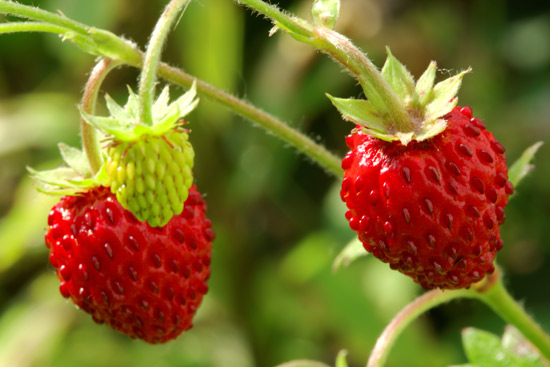
#> input picture Data/wild-strawberries.jpg, 550 x 367 px
$ python morphological_transformation.py
#> lines starting #> are read from the running program, lines starting #| are printed output that depends on the picture; after the words box and inside, x2 and y2 are one past the last pixel; in counts of white or black regions, pixels touching at a corner belong together
"""
MORPHOLOGICAL TRANSFORMATION :
These are some simple operations that we perform based on umage's shape.
These tend to come in pairs.

 1. Errosion : it is where we "erode" the edges.  The way it works is we work
               with a slider(kernel). We give the slider a size, let's say 5 x 5 pixels.
               Then, we slide the slider around, and if all of pixels are white, then we get
               white otherwise black. -- this may help to eliminate some white noise.

  2, Dilation : Slides around, if the enitre area ins't black, then it is converted to ehite.


"""
import cv2
import numpy as np

img =  cv2.imread("Data/wild-strawberries.jpg")
#> img is the input picture: shape (367, 550, 3); mean B, G, R 40.7, 106.3, 125.4

hsv = cv2.cvtColor(img, cv2.COLOR_BGR2HSV)
#> hsv: shape (367, 550, 3); mean H, S, V 31.5, 187.8, 136.1

lower_red = np.array([30, 150, 50])
upper_red = np.array([255, 255, 180])

mask = cv2.inRange(hsv, lower_red, upper_red)
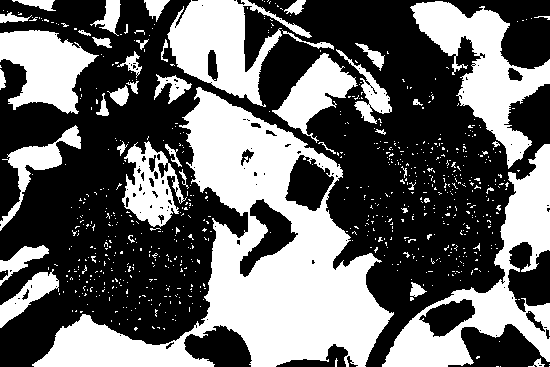
#> mask: shape (367, 550); 40.7% white; 739 white regions (693 under 20 px), largest, box (x1, y1, x2, y2) and area: (32, 87, 394, 367) 34922, (382, 144, 550, 367) 10555, (410, 1, 550, 169) 8225
res = cv2.bitwise_and(img, img, mask = mask)
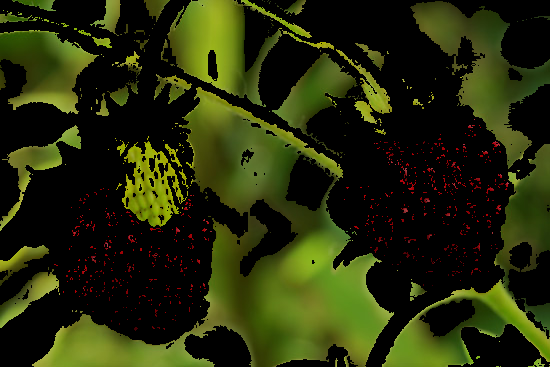
#> res: shape (367, 550, 3); mean B, G, R 9.9, 43.7, 37.7


kernel = np.ones((5, 5), np.uint8)

erosion = cv2.erode(mask, kernel, iterations = 1)
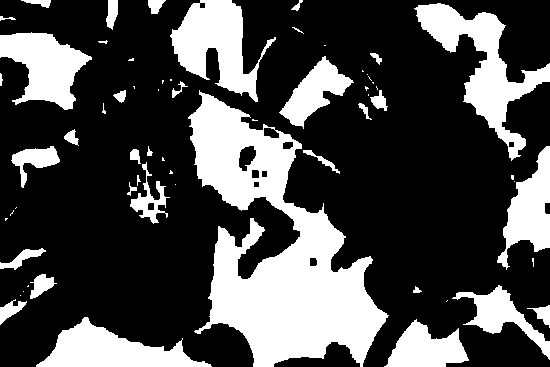
#> erosion: shape (367, 550); 29.3% white; 63 white regions (28 under 20 px), largest, box (x1, y1, x2, y2) and area: (188, 90, 389, 367) 25020, (414, 3, 550, 161) 6190, (170, 0, 276, 102) 5053
dilation = cv2.dilate(mask, kernel, iterations = 1)
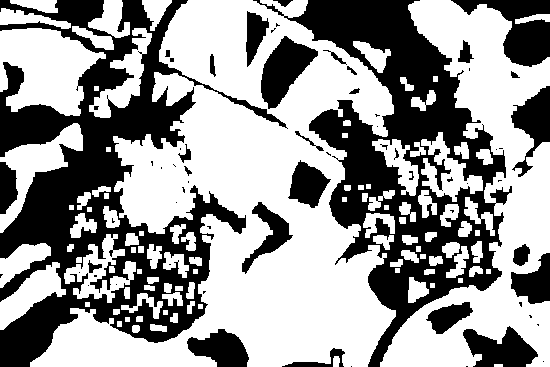
#> dilation: shape (367, 550); 59.3% white; 66 black regions (37 under 20 px), largest, box (x1, y1, x2, y2) and area: (0, 0, 288, 367) 35188, (253, 0, 512, 367) 29268, (451, 0, 550, 67) 3005

cv2.imshow('Image', img)
cv2.imshow('Mask', mask)
cv2.imshow('Erosion', erosion)
cv2.imshow('Dilate', dilation)

cv2.imwrite('Output/erosion.jpg', erosion)
cv2.imwrite('Output/dilation.jpg', dilation)


cv2.waitKey(0)
cv2.destroyAllWindows()
